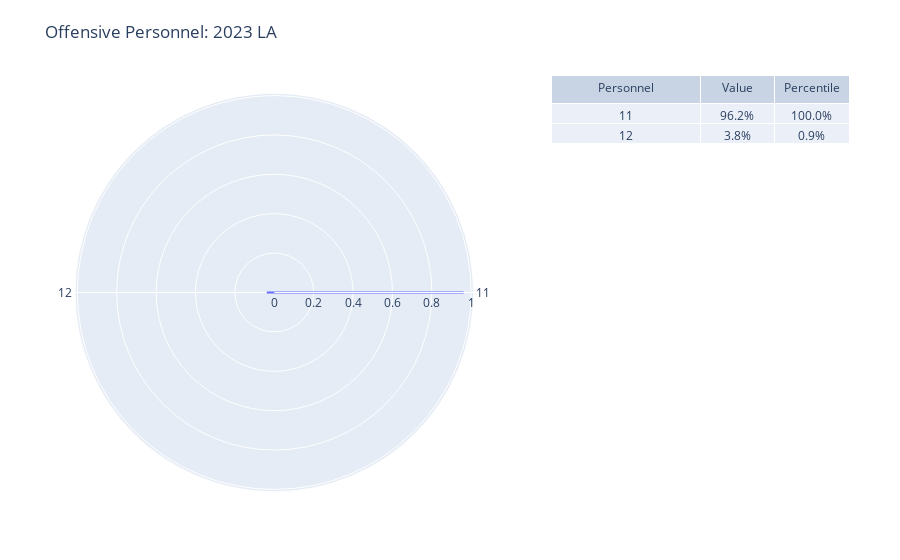

Source (notebook cell):
### Code cell
''' Team personnel spider chart '''

PERSONNEL_COLS = ['11', '12', '13', '21', '22', 'Other']

offense_personnel = pbp_data.groupby(['posteam', 'season', 'OffensePersonnelGroup']).aggregate(
    Plays=('posteam', 'size')
)
offense_personnel['% Plays'] = offense_personnel['Plays'] / offense_personnel.groupby(level=['posteam', 'season'])['Plays'].sum()
offense_personnel['% Plays %ile'] = offense_personnel.groupby('OffensePersonnelGroup')['% Plays'].rank(pct=True, ascending=True)
offense_personnel = offense_personnel.reindex(labels=PERSONNEL_COLS, level='OffensePersonnelGroup')

print(offense_personnel.sort_values(by='% Plays', ascending=False).head().to_string())
# print(offense_personnel.loc[offense_personnel.index.get_level_values(2) == '11',:].sort_values(by='% Plays', ascending=False).to_string())

def offense_personnel_spider_chart(team: str, season: int):

    ## Data ##

    # Get slice from offensive tendencies
    team_sl = offense_personnel.loc[(offense_personnel.index.get_level_values('posteam') == team) &
                                     (offense_personnel.index.get_level_values('season') == season), :]
    
    # Personnel values
    cols = team_sl.index.get_level_values('OffensePersonnelGroup').tolist()
    vals = team_sl['% Plays'].tolist()
    percentiles = team_sl['% Plays %ile'].tolist()

    ## Figure ##

    fig = make_subplots(
        rows=1, cols=2, 
        column_widths=[4,3],
        horizontal_spacing=0.1,
        specs=[[{"type": "polar"}, {"type": "domain"}]]
    )

    spider = px.line_polar(
        r=vals,
        theta=cols,
        line_close=True,
        # line_dash='dash'
    )
    # spider = go.Scatterpolar(
    #     r=team_feature_vals,
    #     theta=PERSONNEL_COLS,
    #     opacity=0.7,
    #     fill='toself'
    # )
    for trace in spider.data:
        fig.add_trace(
            trace,
            row=1, col=1
        )

    polar_range = [0, offense_personnel['% Plays'].max() + 0.05]
    print(polar_range)
    fig.update_layout(
        title_text=f"Offensive Personnel: {season} {team}",
        polar=dict(
            radialaxis_range=polar_range
        ),
        margin=dict(b=50, r=50, l=75, t=75)
    )

    fig.add_trace(
        go.Table(
            columnwidth=[2,1,1],
            header={
                "values": ['Personnel', 'Value', 'Percentile'],
            },
            cells={
                "values": [cols, [f'{val:.1%}' for val in vals], [f'{p:.1%}' for p in percentiles]]
            }
        ),
        row=1, col=2
    )

    fig.show()


print(offense_personnel.head().to_string())

offense_personnel_spider_chart('LA', 2023)

### Figure 1 — Plotly figure (JSON) as saved in the notebook; plotly's stock layout.template omitted (floating-point values rounded to 4 significant figures)
{"data": [{"hovertemplate": "r=%{r}<br>theta=%{theta}<extra></extra>", "legendgroup": "", "line": {"color": "#636efa", "dash": "solid"}, "marker": {"symbol": "circle"}, "mode": "lines", "name": "", "r": [0.9618, 0.03818, 0.9618], "showlegend": false, "subplot": "polar", "theta": ["11", "12", "11"], "type": "scatterpolar"}, {"cells": {"values": [["11", "12"], ["96.2%", "3.8%"], ["100.0%", "0.9%"]]}, "columnwidth": [2, 1, 1], "domain": {"x": [0.6143, 1.0], "y": [0, 1]}, "header": {"values": ["Personnel", "Value", "Percentile"]}, "type": "table"}], "layout": {"margin": {"b": 50, "l": 75, "r": 50, "t": 75}, "polar": {"domain": {"x": [0, 0.5143], "y": [0, 1]}, "radialaxis": {"range": [0, 1.012]}}, "title": {"text": "Offensive Personnel: 2023 LA"}}}
